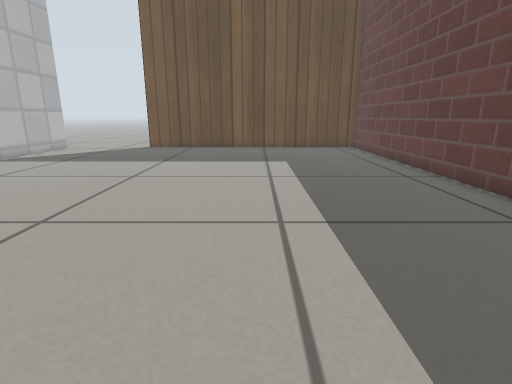
[1] (above)

13 first-person views from a walk through a Gazebo world. The camera is 0.43 m above the floor, tilts 14° down and sees 80° across. The floor is counted in squares, 0.2 m on a side. Each view is taken from the middle of a square. On the plan, view 1 faces up. The plan holds only what a view shows up to about 18 squares ahead; the rest is blank. Gazebo's built-in surfaces are drawn with simple patterns.

[2]
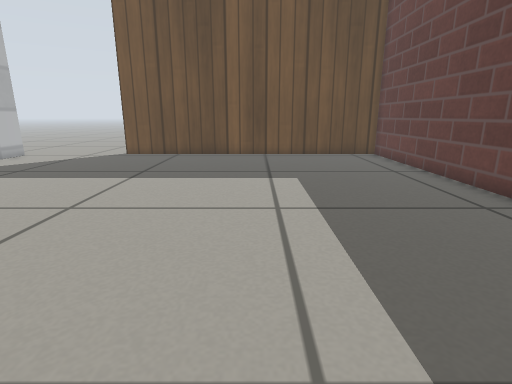

[3]
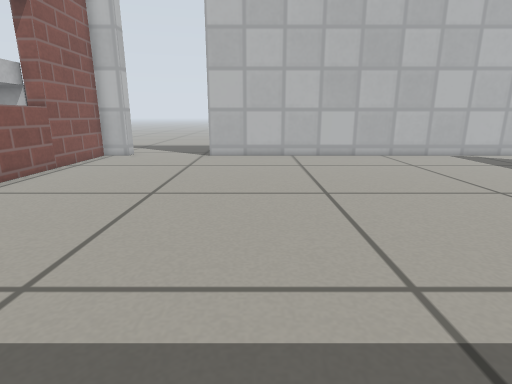

[4]
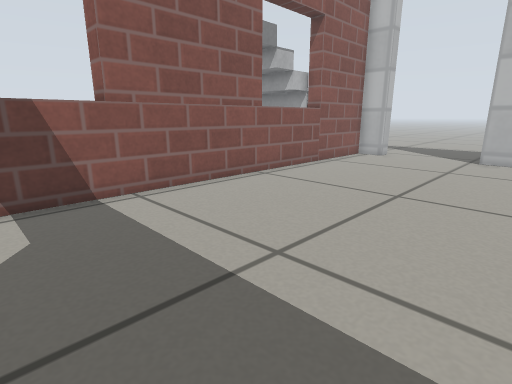

[5]
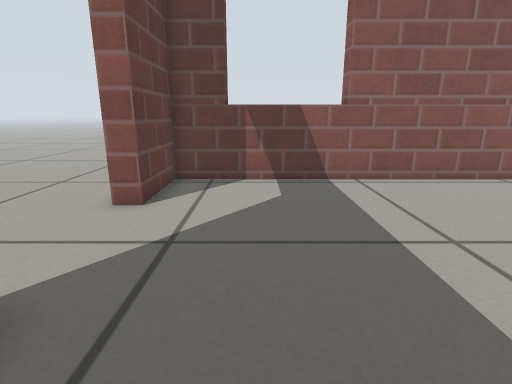

[6]
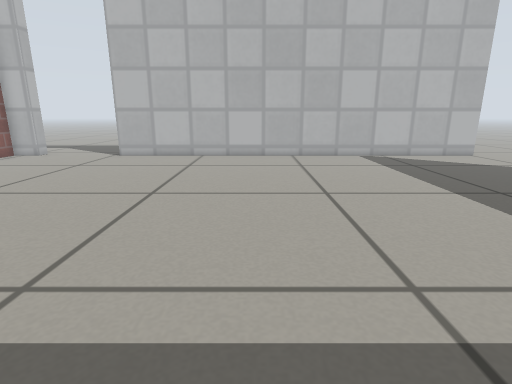

[7]
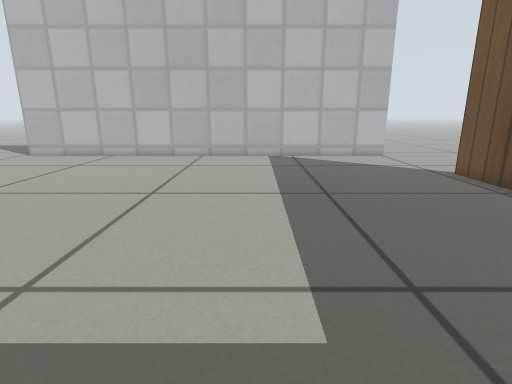

[8]
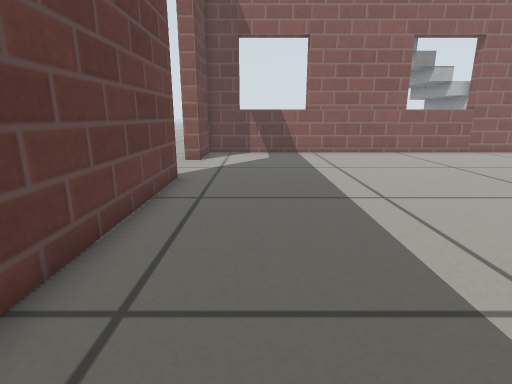

[9]
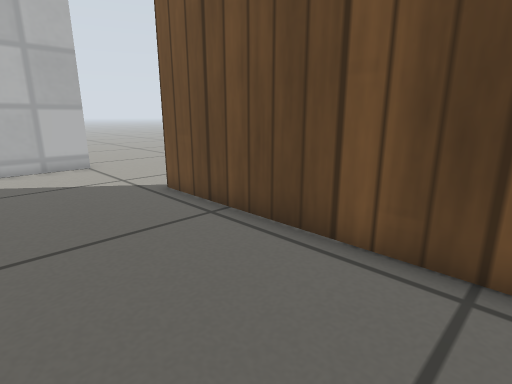

[10]
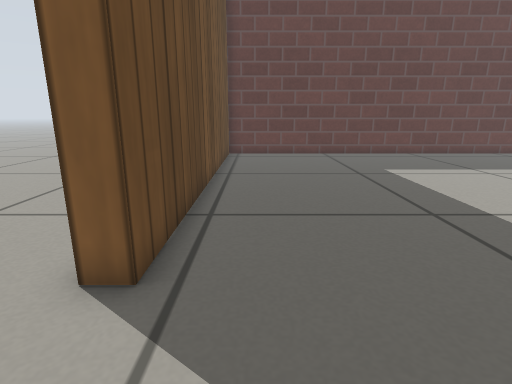

[11]
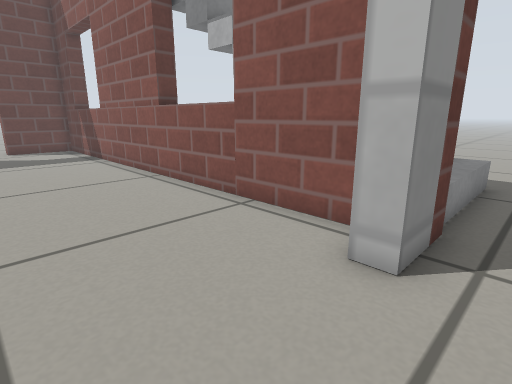

[12]
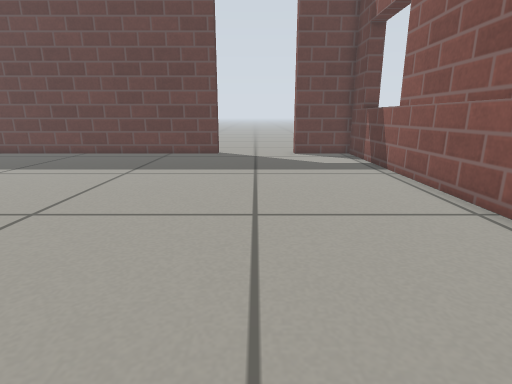

[13]
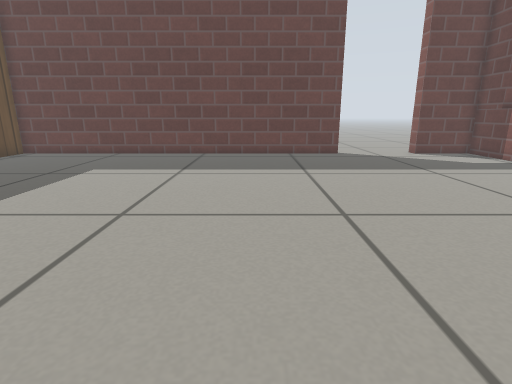

### Floor plan
Points are (right, up) in squares from view 1. A wall is a line through its corners. A room is listed if a view was taken in it or the views show most of it. See-through windows are left out.
Room 1 (views 1, 2, 3, 4, 5, 6, 7, 8, 9, 10, 12, 13)
walls: (6.8, 3.2) (6.8, 21.6) (-7.4, 21.6) (-7.4, 22.4); (-12.9, -3.1) (-12.9, -4.4) (6.8, -4.4) (6.8, -1.3); (-12.9, 21.1) (-12.9, 1.4)
ways out: open door at (-13.4, -0.8) to room 2; open door at (7, 1) to room 2; opening at (-13, 22.5)
Room 2 (view 11)
walls: (-13.7, -5.3) (-13.7, -3.1) (-12.9, -3.1)
ways out: open door at (-13.4, -0.8) to room 1; open door at (7, 1) to room 1
objects: grey box (-13, -10) to (-13, -6); grey box (-9, -7) to (-9, -6); grey box (-8, -6) to (-7, -6)

Positions as (right, up) in squares from view 1, and headings:
1: (0, 0), facing up
2: (0, 4), facing up
3: (4, 4), facing left
4: (4, 4), facing down-left
5: (4, 6), facing down
6: (4, 9), facing left
7: (4, 14), facing left
8: (4, 14), facing down
9: (1, 17), facing up-left
10: (-11, 20), facing right
11: (-15, 1), facing down-right
12: (-11, 1), facing right
13: (-11, 8), facing right
